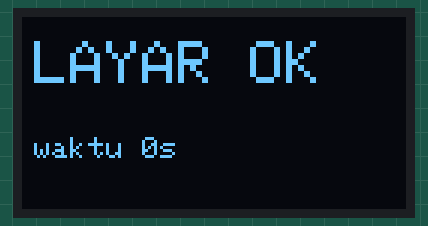
Bench run of a sketch on a simulated ESP32. Shown: 128×64 one-colour display. What the sketch prints to the serial monitor is not drawn.

Above: at 1.0 s.
At 7.2 s:
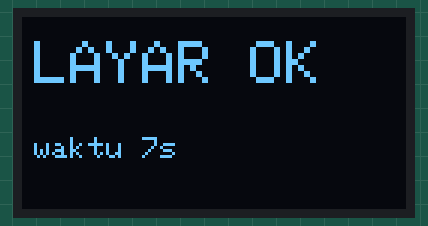
At 11.3 s:
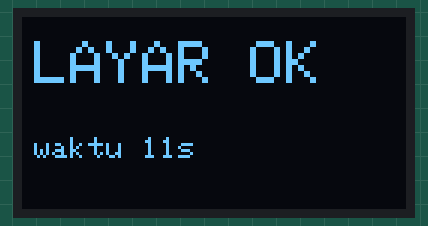
At 19.5 s:
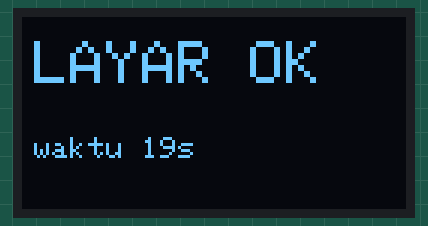
At 29.8 s:
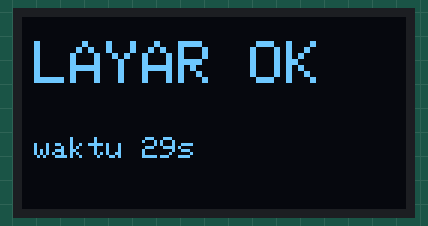
At 39.0 s:
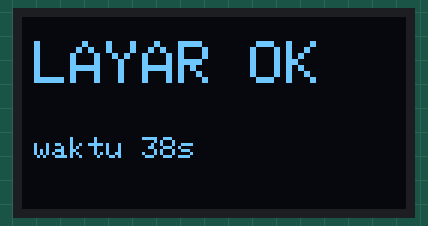

Measured:
- what the display in image 0 shows lasts 1.0 s, from 1.0 s to 2.0 s

The sketch:

tesoled2.ino
```cpp
#include <Wire.h>
#include <Adafruit_GFX.h>
#include <Adafruit_SSD1306.h>
// Tes layar arus kecil: tanpa layar putih penuh. Tiap 2 detik lapor berapa persen layar menjawab.
Adafruit_SSD1306 layar(128, 64, &Wire, -1);
bool siap = false;
int n = 0, jawab = 0;
void setup() { Serial.begin(115200); Wire.begin(13, 14); }
void loop() {
  Wire.beginTransmission(0x3C);
  bool ok = Wire.endTransmission() == 0;
  n++; if (ok) jawab++;
  if (ok && !siap) siap = layar.begin(SSD1306_SWITCHCAPVCC, 0x3C);
  if (!ok) siap = false;
  if (siap && n % 10 == 0) {
    layar.clearDisplay();
    layar.setTextColor(SSD1306_WHITE);
    layar.setTextSize(2); layar.setCursor(4, 8); layar.print("LAYAR OK");
    layar.setTextSize(1); layar.setCursor(4, 40); layar.printf("waktu %lus", millis() / 1000);
    layar.display();
  }
  if (n == 20) { Serial.printf("TES2: menjawab %d/20\n", jawab); n = 0; jawab = 0; }
  delay(100);
}
```
